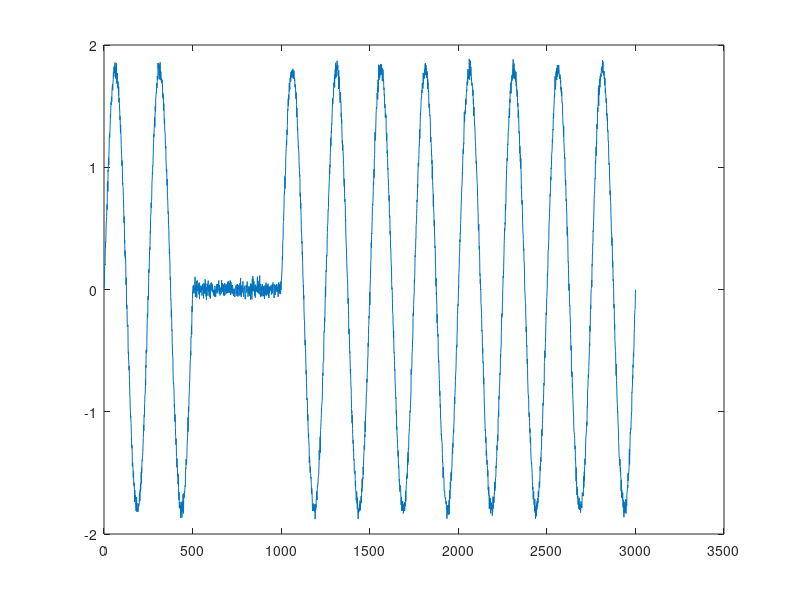

This chart was generated by the following MATLAB code:
clear all;
close all;
clc;
A=1.8;
t1=4*pi;
t2=8*pi;
alfa=1;
DB = 30;

################# Interrupcion ##############################################
t=[0:(24*pi)/3000:24*pi];
xinterrupcion=A*(1-alfa*(((t-t1)>0)-((t-t2)>0))).*sin(t);
xruido=awgn(xinterrupcion,DB,'measured');
energia1=(xinterrupcion*xinterrupcion')/length(xinterrupcion);
ruido=xruido-xinterrupcion;
energia2=(ruido*ruido')/length(ruido);
plot(xruido);
snr=sqrt(energia1/energia2)
snrDB=20*log10(snr)
%hold on;
csvwrite('interrupcion.csv', xruido);

################# Sag ##############################################
alfa=0.2;
xsag=A*(1-alfa*(((t-t1)>0)-((t-t2)>0))).*sin(t);
xruido=awgn(xsag,DB,'measured');
##energia1=(xsag*xsag')/length(xsag);
##ruido=xruido-xsag;
##energia2=(ruido*ruido')/length(ruido);
##plot(xruido);
##snr=sqrt(energia1/energia2)
##snrDB=20*log10(snr)
csvwrite('sag.csv', xruido);

################# Swell ##############################################
alfa=0.8;
xswell=A*(1+alfa*(((t-t1)>0)-((t-t2)>0))).*sin(t);
xruido=awgn(xswell,DB,'measured');
##energia1=(xswell*xswell')/length(xswell);
##ruido=xruido-xswell;
##energia2=(ruido*ruido')/length(ruido);
##plot(xruido);
##snr=sqrt(energia1/energia2)
##snrDB=20*log10(snr)
csvwrite('swell.csv', xruido);

################# Armonicos ##############################################
alfa2=0.1;
xharmonics=A*((sin(t))+(alfa2*sin(20*t)));
xruido=awgn(xharmonics,DB,'measured');
##energia1=(xharmonics*xharmonics')/length(xharmonics);
##ruido=xruido-xharmonics;
##energia2=(ruido*ruido')/length(ruido);
##plot(xruido);
##snr=sqrt(energia1/energia2)
##snrDB=20*log10(snr)
csvwrite('armonicos.csv', xruido);

################# Flicker ##############################################
alfa=0.1;
beta=20;
xflicker=A*(1+alfa*sin(beta*t)).*sin(t);
xruido=awgn(xflicker,DB,'measured');
##energia1=(xflicker*xflicker')/length(xflicker);
##ruido=xruido-xflicker;
##energia2=(ruido*ruido')/length(ruido);
##plot(xruido);
##snr=sqrt(energia1/energia2)
##snrDB=20*log10(snr)
csvwrite('flicker.csv', xruido);

################# Transitorios ##############################################
t1=4*pi;
t2=5*pi;
alfa=0.8;
betha=5;
%xtransients=A*(sin(t)+alfa*(exp(-(t-t1)./0.004)).*(((t-t1)>0)-((t-t2)>0)).*(sin(300*t)));
xtransients=A*(sin(t)+alfa*sin(betha*t).*(exp(-(t-t1)/0.004)).*(((t-t1)>0)-((t-t2)>0)));
xruido=awgn(xtransients,DB,'measured');
#energia1=(xtransients*xtransients')/length(xtransients);
#ruido=xruido-xtransients;
#energia2=(ruido*ruido')/length(ruido);
#plot(xruido);
#snr=sqrt(energia1/energia2)
#snrDB=20*log10(snr)
csvwrite('transients.csv', xruido);